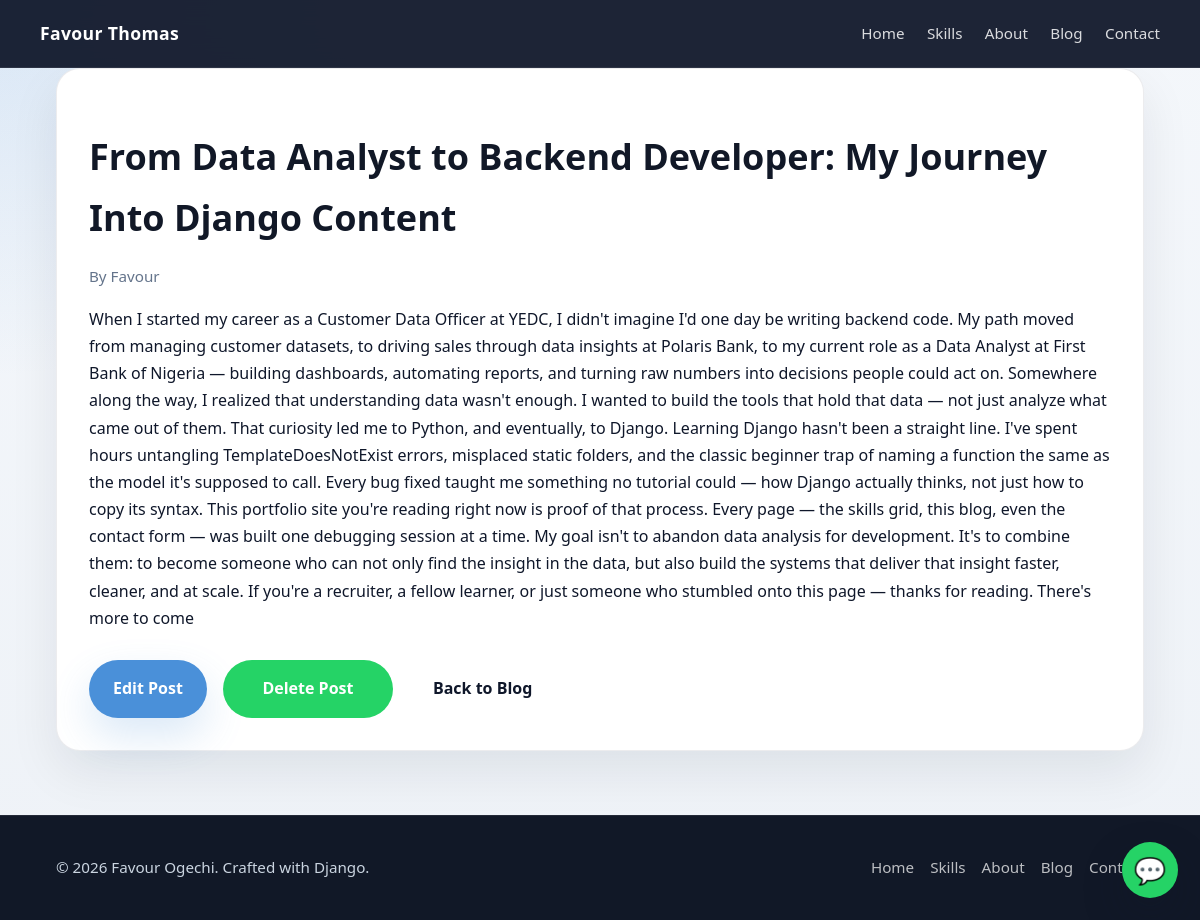
The page /blog/detail/2/ on the database its author committed.
### blog/models.py (models this page shows, shortened)
class Blog(models.Model):
    title = models.CharField(max_length=100)
    author = models.CharField(max_length=100)
    content = models.TextField()
    image = models.ImageField(upload_to='projects/', blank=True, null=True)
    created_at = models.DateTimeField(auto_now_add=True)
    updated_at = models.DateTimeField(auto_now=True)

### blog/views.py (the view)
# urls.py: path('detail/<int:pk>/', views.blog_detail, name='blog_detail'),
def blog_detail(request, pk):
    blog = get_object_or_404(Blog, pk=pk)
    context = {'blog': blog}
    return render(request, 'blog/Blog_detail.html', context)

### templates/blog/Blog_detail.html (shortened to what this page needs)
{% extends 'base.html' %}
{% block content %}
<div class="card">
    <h1 class="section-title">{{ blog.title }}</h1>
    <p class="blog-meta">By {{ blog.author }}</p>
    <p>{{ blog.content }}</p>
    <div class="form-actions" style="margin-top: 1.75rem;">
        <a href="{% url 'blog_update' blog.pk %}" class="btn btn-primary">Edit Post</a>
        <a href="{% url 'blog_delete' blog.pk %}" class="btn btn-whatsapp">Delete Post</a>
        <a href="{% url 'blog_list' %}" class="btn">Back to Blog</a>
    </div>
</div>
{% endblock %}

### static/css/style.css (style rules this page uses)
* { box-sizing: border-box; }
html { scroll-behavior: smooth; }
body { margin: 0; min-height: 100vh; overflow-x: hidden; font-family: 'Segoe UI', 'Segoe UI Variable', system-ui, sans-serif; background: radial-gradient(circle at top left, rgba(74,144,217,0.16), transparent 25%), linear-gradient(180deg, #f4f7fb 0%, #eef2f7 100%); color: var(--text); line-height: 1.7; }
a { color: inherit; text-decoration: none; }
button, .btn { display: inline-flex; align-items: center; justify-content: center; gap: 0.5rem; border-radius: 999px; border: none; padding: 0.95rem 1.5rem; font: inherit; font-weight: 700; cursor: pointer; transition: transform 0.2s ease, background-color 0.2s ease, box-shadow 0.2s ease; text-decoration: none; }
section, .card, .skill-card, .form-card, .blog-card, .section-about, .section-projects { width: min(100%, 1120px); margin-left: auto; margin-right: auto; }
.btn-primary { background: var(--accent); color: #ffffff; box-shadow: 0 18px 40px rgba(74,144,217,0.2); }
.btn-whatsapp { background: #25d366; color: #ffffff; }
.section-title { font-size: clamp(2rem, 3vw, 2.5rem); margin-bottom: 1rem; color: #111827; }
.card, .skill-card, .form-card, .blog-card { background: var(--surface); border: 1px solid rgba(15,23,42,0.08); border-radius: 24px; padding: 2rem; box-shadow: 0 20px 50px rgba(15,23,42,0.08); }
.form-actions { display: flex; flex-wrap: wrap; gap: 1rem; margin-top: 1.75rem; }
.form-actions button, .form-actions .btn-whatsapp { min-width: 170px; }
.blog-meta { color: #64748b; font-size: 0.95rem; margin-bottom: 1rem; }

### rows shown on the page
Blog: title "From Data Analyst to Backend Developer: My Journey Into Django Content", author "Favour", content "When I started my career as a Customer Data Officer at YEDC, I didn't imagine I'd one day be writing backend code. My path moved from managing customer datasets, to driving sales through data insights at Polaris Bank, to my current role as a Data Analyst at First Bank of Nigeria — building dashboards, automating reports, and turning raw numbers into decisions people could act on. Somewhere along the way, I realized that understanding data wasn't enough. I wanted to build the tools that hold that data — not just analyze what came out of them. That curiosity led me to Python, and eventually, to Django. Learning Django hasn't been a straight line. I've spent hours untangling…"
